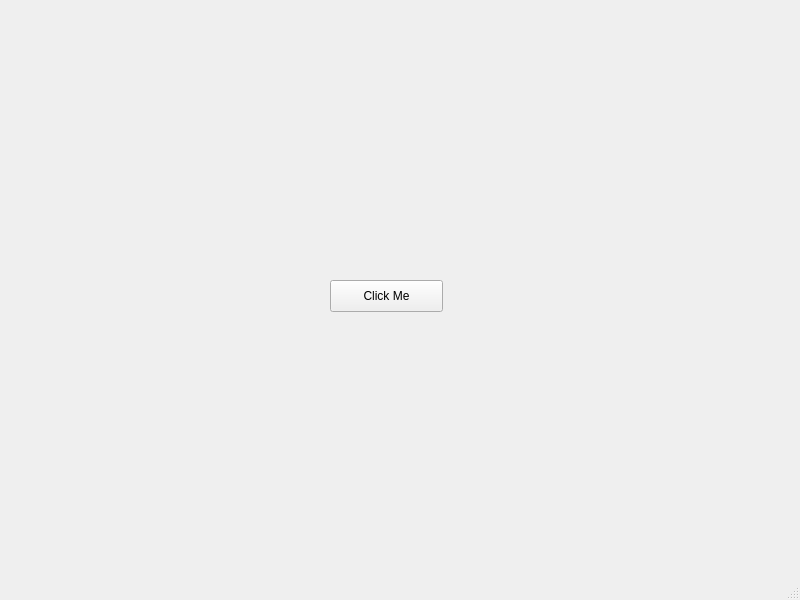
<?xml version="1.0" encoding="UTF-8"?>
<ui version="4.0">
 <class>MainWindow</class>
 <widget class="QMainWindow" name="MainWindow">
  <property name="geometry">
   <rect>
    <x>0</x>
    <y>0</y>
    <width>800</width>
    <height>600</height>
   </rect>
  </property>
  <property name="windowTitle">
   <string>MainWindow</string>
  </property>
  <widget class="QWidget" name="centralwidget">
   <widget class="QPushButton" name="pushButton">
    <property name="geometry">
     <rect>
      <x>330</x>
      <y>280</y>
      <width>113</width>
      <height>32</height>
     </rect>
    </property>
    <property name="text">
     <string>Click Me</string>
    </property>
   </widget>
  </widget>
  <widget class="QStatusBar" name="statusbar"/>
 </widget>
 <resources/>
 <connections/>
</ui>
